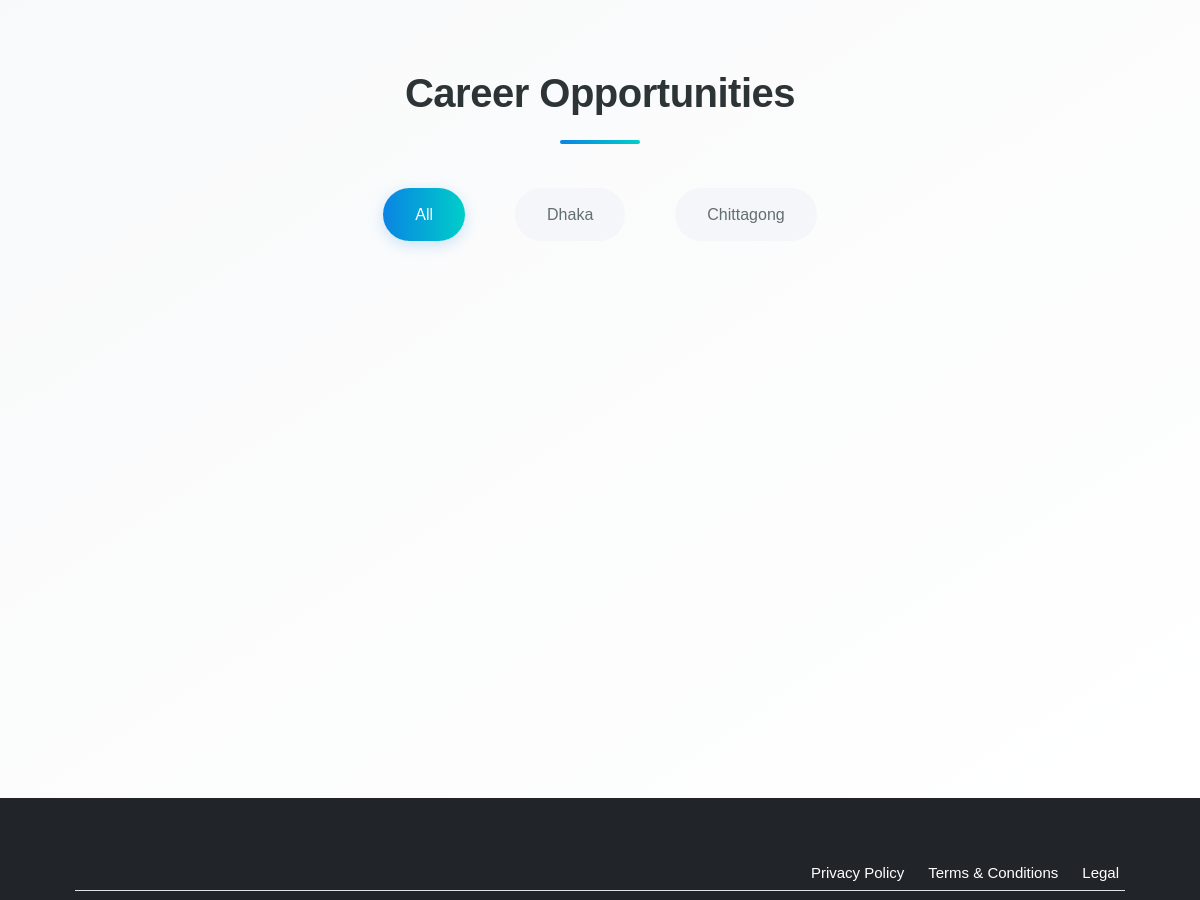
/career/ (middle part), run on an earlier commit of the app's database.
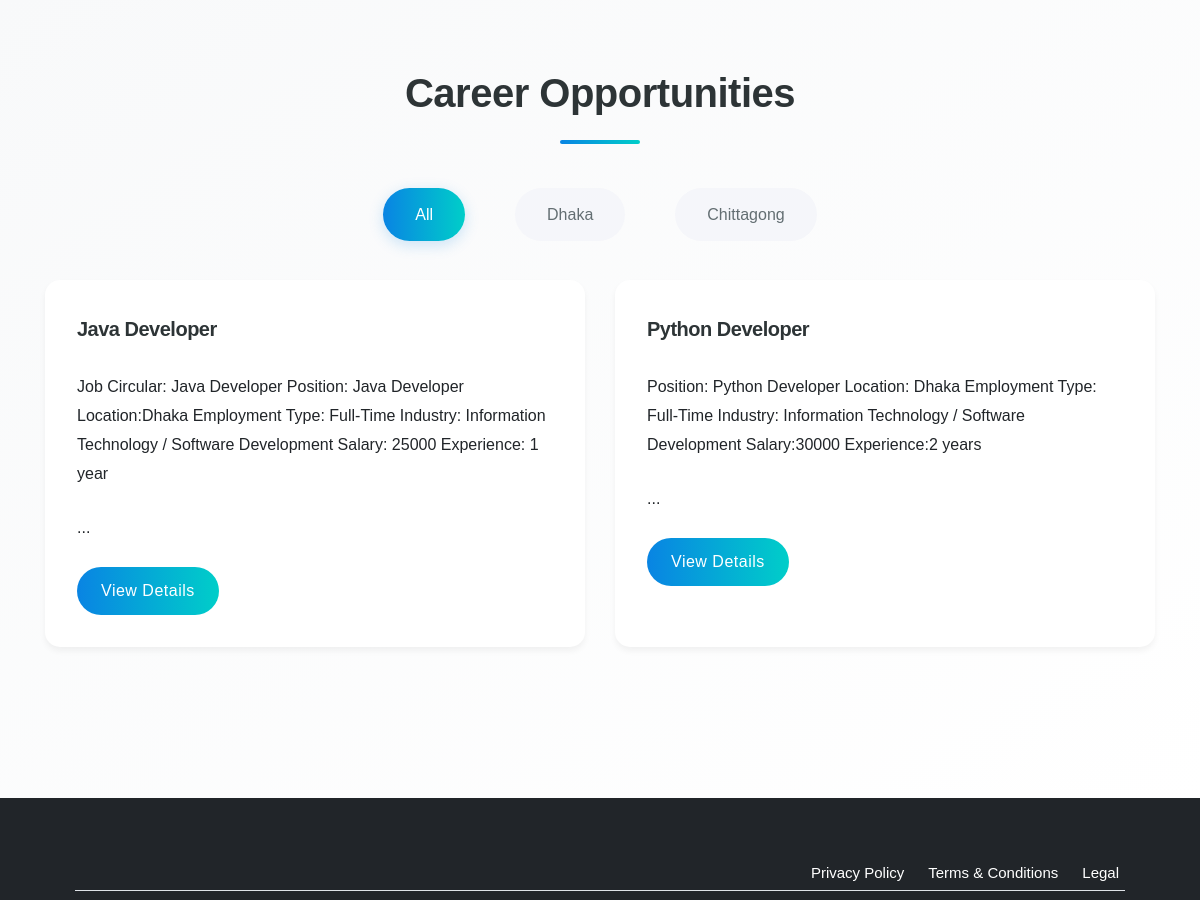
And on a later commit of the database.
### igl/models.py (models this page shows, shortened)
class JobPosting(models.Model):
    LOCATION_CHOICES = [
        ('dhaka', 'Dhaka'),
        ('chittagong', 'Chittagong'),
    ]
    title = models.CharField(max_length=200)
    short_description = RichTextField(max_length=200)
    full_description = RichTextField(max_length=5000)
    location = models.CharField(max_length=100, choices=LOCATION_CHOICES)  # Kept as CharField
    job_type = models.CharField(
        max_length=50,
        choices=[
            ('full-time', 'Full Time'),
            ('part-time', 'Part Time'),
            ('contract', 'Contract'),
        ]
    )
    salary = models.CharField(max_length=100, null=True, help_text="Specify salary range (e.g., 30,000 - 50,000 BDT)")
    posted_date = models.DateTimeField(auto_now_add=True)
    deadline = models.DateField()
    is_active = models.BooleanField(default=True)

### igl/views.py (the view)
# urls.py: path('career/', views.career, name='career'),
def career(request):
    all_jobs = JobPosting.objects.filter(is_active=True).order_by('-posted_date')
    dhaka_jobs = all_jobs.filter(location='dhaka')
    chittagong_jobs = all_jobs.filter(location='chittagong')
    return render(request, 'frontend/career.html', {
        'jobs': all_jobs,
        'dhaka_jobs': dhaka_jobs,
        'chittagong_jobs': chittagong_jobs,
    })

### igl/context_processors.py (called while the page is built)
def global_context(request):
    logo = Logo.objects.filter(is_active=True).first()
    menus = NavMenu.objects.filter(is_active=True)
    return {
        'logo': logo,
        'menus': menus,
    }

### igl/templates/frontend/career.html (shortened to what this page needs)
{% extends "frontend/base.html" %}
{% load static %}
{% block body %}
    <section class="career-page pt-5">
        <div class="container">
            <h1 class="text-center mb-4">Career Opportunities</h1>
            <ul class="nav nav-tabs" id="careerTabs" role="tablist">
                <li class="nav-item" role="presentation">
                    <a class="nav-link active" id="all-jobs-tab" data-toggle="tab" href="#all-jobs" role="tab" aria-controls="all-jobs" aria-selected="true">All</a>
                </li>
                <li class="nav-item" role="presentation">
                    <a class="nav-link" id="dhaka-jobs-tab" data-toggle="tab" href="#dhaka-jobs" role="tab" aria-controls="dhaka-jobs" aria-selected="false">Dhaka</a>
                </li>
                <li class="nav-item" role="presentation">
                    <a class="nav-link" id="chittagong-jobs-tab" data-toggle="tab" href="#chittagong-jobs" role="tab" aria-controls="chittagong-jobs" aria-selected="false">Chittagong</a>
                </li>
            </ul>
            <div class="tab-content" id="careerTabsContent">
                <div class="tab-pane fade show active" id="all-jobs" role="tabpanel" aria-labelledby="all-jobs-tab">
                    <div class="row">
                        {% for job in jobs %}
                        <div class="col-md-6 mb-4">
                            <div class="card job-card">
                                <div class="card-body">
                                    <h5 class="card-title">{{ job.title }}</h5>
                                    <p class="card-text short-description">
                                        {% if job.short_description|length > 150 %}
                                            {{ job.short_description|slice:":200"|safe  }}...
                                        {% else %}
                                            {{ job.short_description | safe }}
                                        {% endif %}
                                    </p>
                                    <a href="{% url 'job_detail' pk=job.id %}" class="btn btn-primary">View Details</a>
                                </div>
                            </div>
                        </div>
                        {% endfor %}
                    </div>
                </div>
            </div>
        </div>
    </section>
{% endblock %}

What changed in the data, as far as the page shows it:
added JobPosting: title "Java Developer", short_description "Job Circular: Java Developer Position: Java Developer Location:Dhaka Employment Type: Full-Time Industry: Information Technology / Software Development Salary: 25000 Experience: 1 year"
added JobPosting: title "Python Developer", short_description "Position: Python Developer Location: Dhaka Employment Type: Full-Time Industry: Information Technology / Software Development Salary:30000 Experience:2 years"
